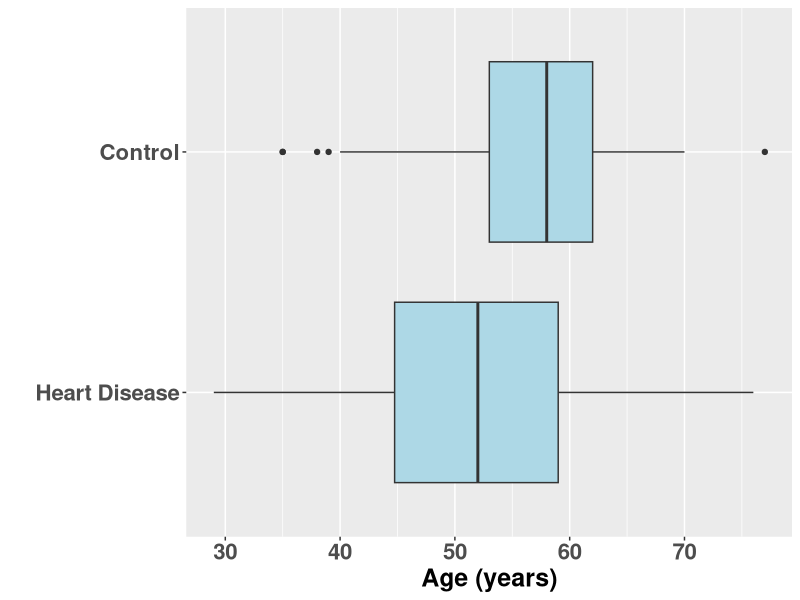
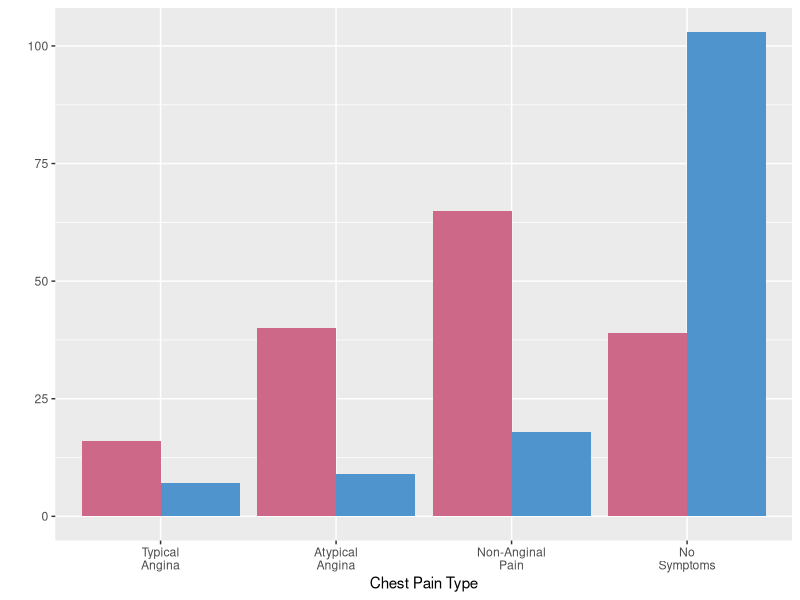
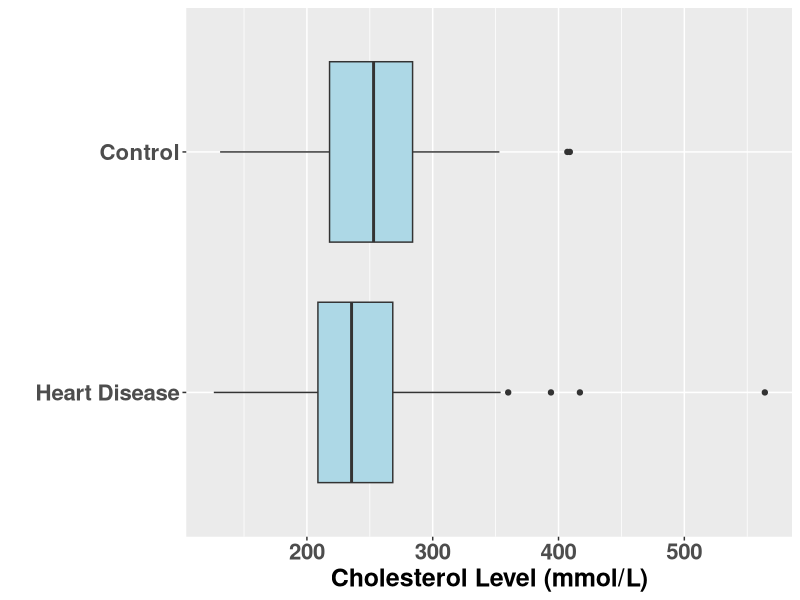
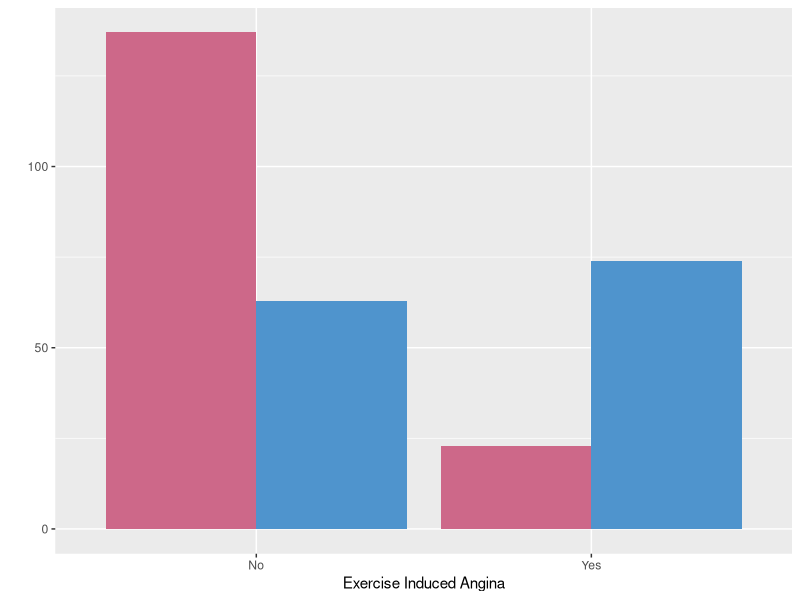
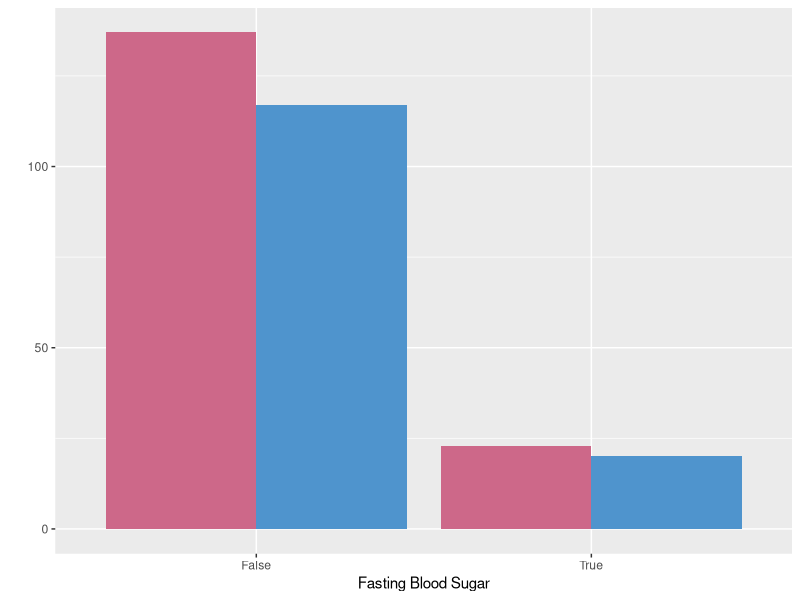

The R script that drew these images, in order:
## Heart Disease ##
## Kaylia Reynolds ##

## Libraries
library(ggplot2)
library(tidyverse)
library(gridExtra)
library(grid)

#############################################################

## Load Data
heart <- read_csv("derived_data/pure_heart.txt",
                  col_names = TRUE)

# nrow(heart)

#############################################################

## Cleaning
# Factors
cols.to.change <- c(2, 3, 6, 7, 9, 11, 12, 13, 14)
heart[, cols.to.change] <- lapply(heart[, cols.to.change], factor)
# str(heart)

#############################################################

## Continuous Plots
# Age
age.bx <- ggplot(heart, aes(x = disease.status, y = age)) + 
	geom_boxplot(fill = "lightblue") +
	xlab("") +
	coord_flip() +
	ylab("Age (years)") +
	scale_x_discrete(labels = c("Heart Disease", "Control")) +
  theme(axis.text = element_text(size = 16, face = "bold"),
        axis.title = element_text(size = 18,face = "bold"))

# Resting Blood Pressure
restingbp.bx <- ggplot(heart, aes(x = disease.status, y = restingbp)) + 
	geom_boxplot(fill = "lightblue") +
	xlab("") +
	coord_flip() +
	ylab("Resting Blood Pressure (mmHg)") +
	scale_x_discrete(labels = c("Heart Disease", "Control")) +
  theme(axis.text = element_text(size = 16, face = "bold"),
        axis.title = element_text(size = 18,face = "bold"))


# Cholesterol Count
cholest.bx <- ggplot(heart, aes(x = disease.status, y = cholest)) + 
	geom_boxplot(fill = "lightblue") +
	xlab("") +
	coord_flip() +
	ylab("Cholesterol Level (mmol/L)") +
	scale_x_discrete(labels = c("Heart Disease", "Control")) +
  theme(axis.text = element_text(size = 16, face = "bold"),
        axis.title = element_text(size = 18,face = "bold"))

# Maximum Heart Rate
maxheartrate.bx <- ggplot(heart, aes(x = disease.status, y = maxheartrate)) + 
	geom_boxplot(fill = "lightblue") +
	xlab("") +
	coord_flip() +
	ylab("Maximum Heart Rate (bpm)") +
	scale_x_discrete(labels = c("Heart Disease", "Control")) +
  theme(axis.text = element_text(size = 16, face = "bold"),
        axis.title = element_text(size = 18,face = "bold"))

# St. Depress
st.depress.bx <- ggplot(heart, aes(x = disease.status, y = st.depress)) + 
	geom_boxplot(fill = "lightblue") +
  xlab("") +
	coord_flip() +
	ylab("ST Depression Induced by Exercise Relative to Rest (mm)") +
	scale_x_discrete(labels = c("Heart Disease", "Control")) +
  theme(axis.text = element_text(size = 16, face = "bold"),
        axis.title = element_text(size = 18,face = "bold"))

lay <- rbind(c(1,1,1,1,10),
             c(2,2,2,2,10),
             c(3,3,3,3,10),
             c(4,4,4,4,10),
             c(5,5,5,5,10))

cont.vars <- arrangeGrob(age.bx, restingbp.bx, cholest.bx, maxheartrate.bx, st.depress.bx,
                         left = textGrob("Disease Status", gp = gpar(fontsize = 15), rot = 90),
                         top = textGrob("Continuous Variable Distributions", gp = gpar(fontsize = 18)),
                         layout_matrix = lay)

ggsave("figures/cont_var_distributions.png", cont.vars, width = 5, height = 6)

final.cont.var <- arrangeGrob(age.bx, restingbp.bx, cholest.bx, maxheartrate.bx, st.depress.bx,
                         left = textGrob("Disease Status", gp = gpar(fontsize = 25), rot = 90),
                         top = textGrob("Continuous Variable Distributions", gp = gpar(fontsize = 33)),
                         layout_matrix = lay <- rbind(c(1, 1, 6, 6),
                                                      c(1, 1, 4, 4),
                                                      c(2, 2, 4, 4),
                                                      c(2, 2, 5, 5),
                                                      c(3, 3, 5, 5),
                                                      c(3, 3, 6, 6)))
                         
ggsave("figures/final_cont_var.png", final.cont.var, width = 18, height = 9)

#############################################################

## Discrete Plots

# Set colors
bar.cols <- c("palevioletred3", "steelblue3")

# Sex Counts
sex.cnt <- ggplot(heart, aes(sex)) + 
	geom_bar(aes(fill = disease.status), position = "dodge") + 
	xlab("Sex") + 
	ylab("") +
	scale_fill_manual(values = bar.cols,
				name = "Disease Status", 
				labels = c("Control", "Heart Disease")) +
  theme(legend.position="right") +
  scale_x_discrete(breaks=c("0","1"),
                   labels=c("Female", "Male")) +
  theme(legend.text=element_text(size=15),
        legend.title=element_text(size=17))

# Chest Pain Counts
chest.cnt <- ggplot(heart, aes(chest.pain)) + 
	geom_bar(aes(fill = disease.status), position = "dodge") + 
	xlab("Chest Pain Type") + 
	ylab("") +
	scale_fill_manual(values = bar.cols,
				name = "Disease Status", 
				labels = c("Control", "Heart Disease")) +
  theme(legend.position="none") +
  scale_x_discrete(breaks=c("1","2", "3", "4"),
                   labels=c("Typical\nAngina", "Atypical\nAngina", "Non-Anginal\nPain", "No\nSymptoms"))

# Fasting Counts
fasting.cnt <- ggplot(heart, aes(fastingbs)) + 
	geom_bar(aes(fill = disease.status), position = "dodge") + 
	xlab("Fasting Blood Sugar") + 
	ylab("") +
	scale_fill_manual(values = bar.cols,
				name = "Disease Status", 
				labels = c("Control", "Heart Disease")) +
  theme(legend.position="none") +
  scale_x_discrete(breaks=c("0","1"),
                   labels=c("False", "True"))

# Resting Counts
restingec.cnt <- ggplot(heart, aes(restingec)) + 
	geom_bar(aes(fill = disease.status), position = "dodge") + 
	xlab("Resting Electrocardiographic Results") + 
	ylab("") +
	scale_fill_manual(values = bar.cols,
				name = "Disease Status", 
				labels = c("Control", "Heart Disease")) +
  theme(legend.position="none") +
  scale_x_discrete(breaks=c("0","1", "2"),
                   labels=c("Normal", "ST-T Wave\n Abnormality", "Left Ventricular\nHypertrophy"))

# Old Peak Counts
oldpeak.cnt <- ggplot(heart, aes(oldpeak)) + 
	geom_bar(aes(fill = disease.status), position = "dodge") + 
	xlab("Peak Exercise ST Segment Slope") + 
	ylab("") +
  scale_fill_manual(values = bar.cols,
    name = "Disease Status", 
		labels = c("Control", "Heart Disease")) +
  theme(legend.position="none") +
  scale_x_discrete(breaks=c("1","2", "3"),
                   labels=c("Upsloping", "Flat", "Downsloping"))

# Exercise Counts
exercise.cnt <- ggplot(heart, aes(exercise.ang)) + 
	geom_bar(aes(fill = disease.status), position = "dodge") + 
	xlab("Exercise Induced Angina") + 
	ylab("") +
	scale_fill_manual(values = bar.cols,
				name = "Disease Status", 
				labels = c("Control", "Heart Disease")) +
  theme(legend.position="none") +
  scale_x_discrete(breaks=c("0","1"),
                   labels=c("No", "Yes"))

# Max Vessels Counts
mag.vessels.cnt <- ggplot(heart, aes(mag.vessels)) + 
	geom_bar(aes(fill = disease.status), position = "dodge") + 
	xlab("Major Vessels Colored by Flourosopy") + 
	ylab("") +
	scale_fill_manual(values = bar.cols,
				name = "Disease Status", 
				labels = c("Control", "Heart Disease")) +
  theme(legend.position="none")

# Thal Counts
thal.cnt <- ggplot(heart, aes(thal)) + 
	geom_bar(aes(fill = disease.status), position = "dodge") + 
	xlab("Thalium") + 
	ylab("") +
	scale_fill_manual(values = bar.cols,
				name = "Disease Status", 
				labels = c("Control", "Heart Disease")) +
  theme(legend.position="none") +
  scale_x_discrete(breaks=c("3", "6","7"),
                   labels=c("Normal", "Fixed\nDefect", "Reversable\nDefect"))  
  
# Layout
third.lay <- rbind(c(1,1,1,1,2,2,2,2,9,9),
                   c(4,4,4,4,5,5,5,5,9,9),
                   c(7,7,7,7,8,8,8,8,9,9),
                   c(3,3,3,3,6,6,6,6,9,9))

# Function for Extracting a Legend
g_legend <- function(a.gplot){
  tmp <- ggplot_gtable(ggplot_build(a.gplot))
  leg <- which(sapply(tmp$grobs, function(x) x$name) == "guide-box")
  legend <- tmp$grobs[[leg]]
  return(legend)
}

mylegend <- g_legend(sex.cnt)

# All Discrete Vars
#grid.arrange(arrangeGrob(sex.cnt + theme(legend.position="none"),
#                         mag.vessels.cnt, exercise.cnt, oldpeak.cnt, 
#                         restingec.cnt, fasting.cnt, chest.cnt, thal.cnt, 
#                         mylegend, layout_matrix = third.lay),
#	top = textGrob("Discrete Variable Distributions", gp = gpar(fontsize = 18)),
#	left = textGrob("Count", gp = gpar(fontsize = 15), rot = 90))

# Plot and Save
discrete.vars <- arrangeGrob(arrangeGrob(sex.cnt + theme(legend.position="none"),
                                         mag.vessels.cnt, exercise.cnt, oldpeak.cnt, 
                                         restingec.cnt, fasting.cnt, chest.cnt, thal.cnt, 
                                         mylegend, layout_matrix = third.lay),
                             top = textGrob("Discrete Variable Distributions", gp = gpar(fontsize = 18)),
                             left = textGrob("Count", gp = gpar(fontsize = 15), rot = 90))

ggsave("figures/disc_var_distributions.png", discrete.vars, height = 9, width = 9.5)


final.discrete.vars <- arrangeGrob(arrangeGrob(sex.cnt + theme(legend.position="none"),
                                         mag.vessels.cnt, exercise.cnt, oldpeak.cnt, mylegend,
                                         restingec.cnt, fasting.cnt, chest.cnt, thal.cnt, nrow = 3),
                             top = textGrob("Discrete Variable Distributions", gp = gpar(fontsize = 18)),
                             left = textGrob("Count", gp = gpar(fontsize = 15), rot = 90))

ggsave("figures/final_disc_var.png", final.discrete.vars, height = 9, width = 9.5)

